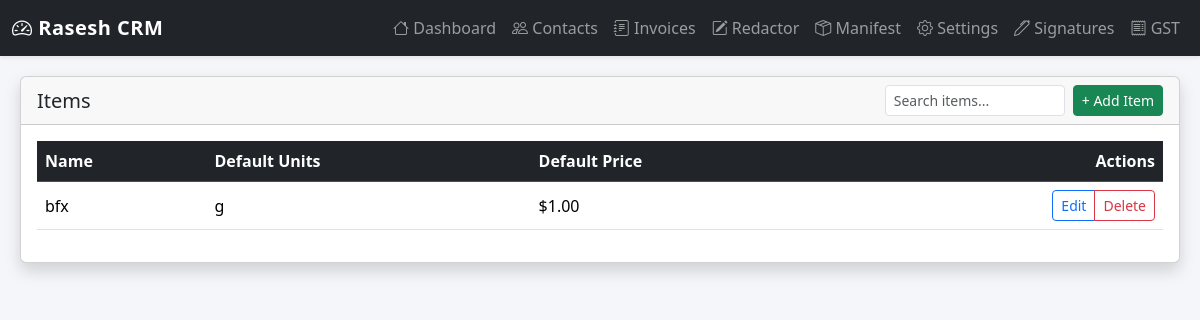
/invoice/items/, run on the app's committed database.
### tables this page shows
CREATE TABLE items (
                id INTEGER PRIMARY KEY AUTOINCREMENT,
                name TEXT NOT NULL,
                default_units TEXT,
                default_price REAL
            , sku_invoice TEXT, stock_qty_invoice REAL, cost_price_invoice REAL, category_invoice TEXT, reorder_level_invoice REAL, tax_category_invoice TEXT, default_discount_invoice REAL, currency_invoice TEXT);

### app/invoice_items.py (the view)
@invoice_items_bp.route("/")
def items_list():
    with get_conn() as conn:
        rows = conn.execute(
            "SELECT id, name, default_units, default_price FROM items ORDER BY name"
        ).fetchall()
    return render_template("invoice/items_list.html", items=rows)

### app/invoice_items.py (called while the page is built)
def get_conn():
    db_path = current_app.config["DATABASE"]
    conn = sqlite3.connect(db_path)
    conn.row_factory = sqlite3.Row
    return conn

### templates/invoice/items_list.html (shortened to what this page needs)
{% extends 'base.html' %}
{% block content %}
<div class="card shadow">
  <div class="card-header d-flex justify-content-between align-items-center">
    <h5 class="mb-0">Items</h5>
    <div class="d-flex gap-2">
      <input type="text" id="itemSearch" class="form-control form-control-sm" placeholder="Search items..." style="width: 180px;">
      <a href="{{ url_for('invoice_items.items_add') }}" class="btn btn-success btn-sm">+ Add Item</a>
    </div>
  </div>
  <div class="card-body">
    {% if items %}
    <div class="table-responsive">
      <table class="table table-hover align-middle" id="itemsTable">
        <thead class="table-dark">
          <tr>
            <th>Name</th>
            <th>Default Units</th>
            <th>Default Price</th>
            <th class="text-end">Actions</th>
          </tr>
        </thead>
        <tbody>
          {% for i in items %}
          <tr>
            <td class="item-name">{{ i.name }}</td>
            <td>{{ i.default_units or '-' }}</td>
            <td>${{ "%.2f"|format(i.default_price or 0) }}</td>
            <td class="text-end">
              <div class="btn-group">
                <a href="{{ url_for('invoice_items.items_edit', item_id=i.id) }}"
                   class="btn btn-sm btn-outline-primary">
                  Edit
                </a>
                <a href="{{ url_for('invoice_items.items_delete', item_id=i.id) }}"
                   class="btn btn-sm btn-outline-danger"
                   onclick="return confirm('Delete this item?');">
                  Delete
                </a>
              </div>
            </td>
          </tr>
          {% endfor %}
        </tbody>
      </table>
    </div>
    {% else %}
      <div class="text-center text-muted py-4">
        <p class="mb-1">No items found.</p>
        <p class="small">Click “Add Item” to create your first item.</p>
      </div>
    {% endif %}
  </div>
</div>
{% endblock %}

### templates/base.html (style rules this page uses)
body { background-color: #f5f6fa; }

### data on the page
items: name "bfx", default_units "g", default_price "1.00"
